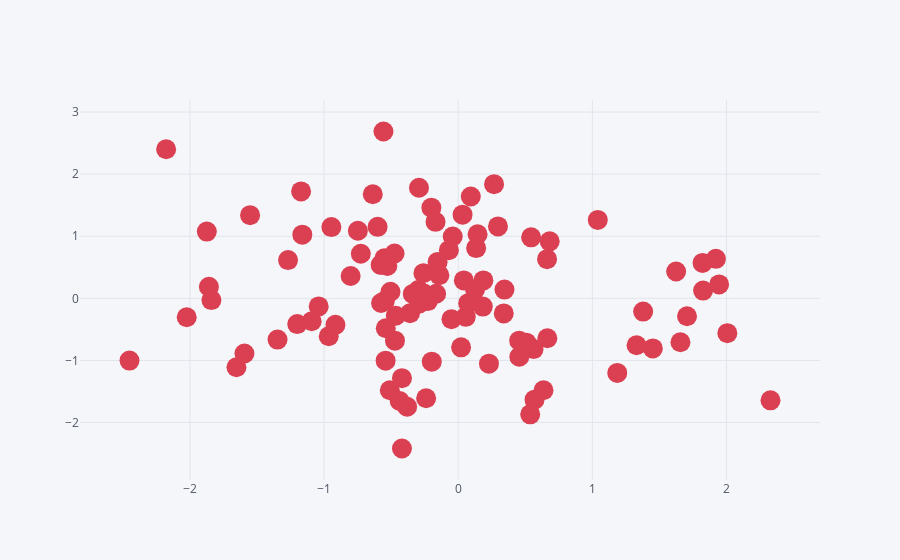

The notebook cell this image was saved under:
### Code cell
df.iplot(kind='scatter',x='A',y='B',z='C',mode='markers',size=20,color='red')
